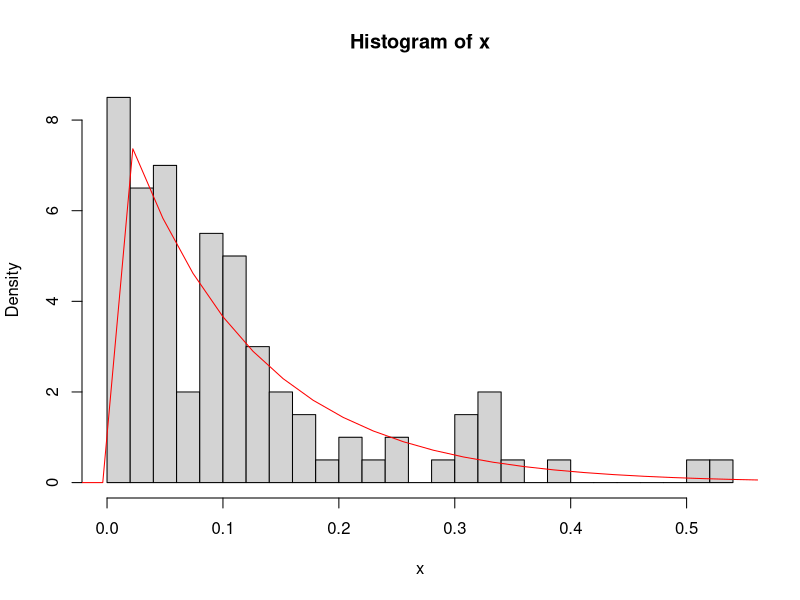
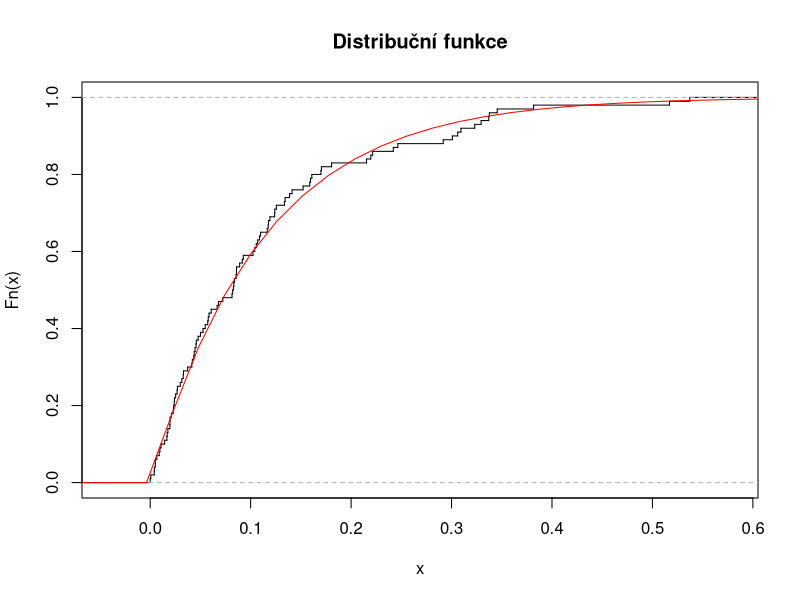
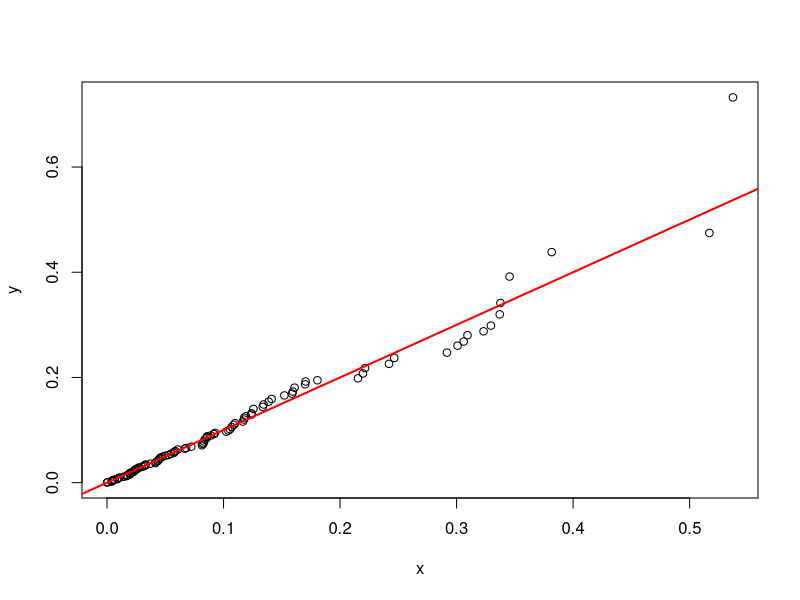
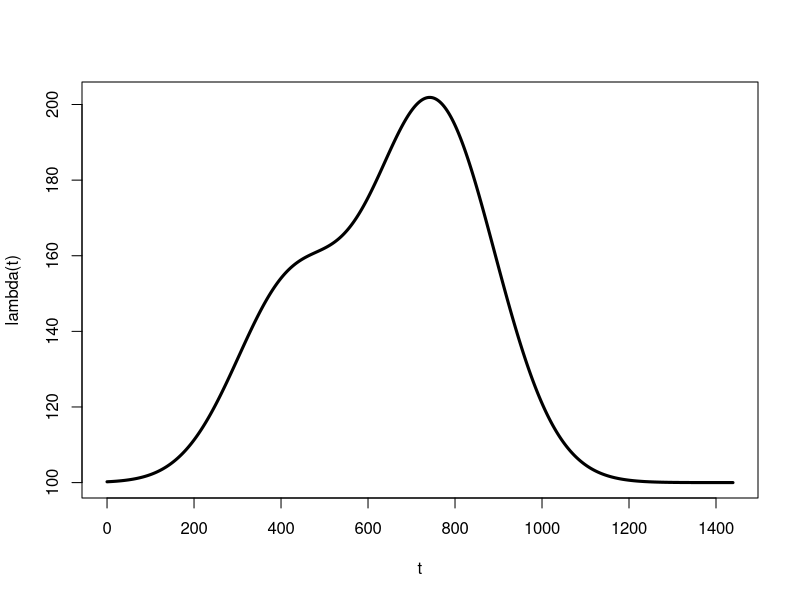
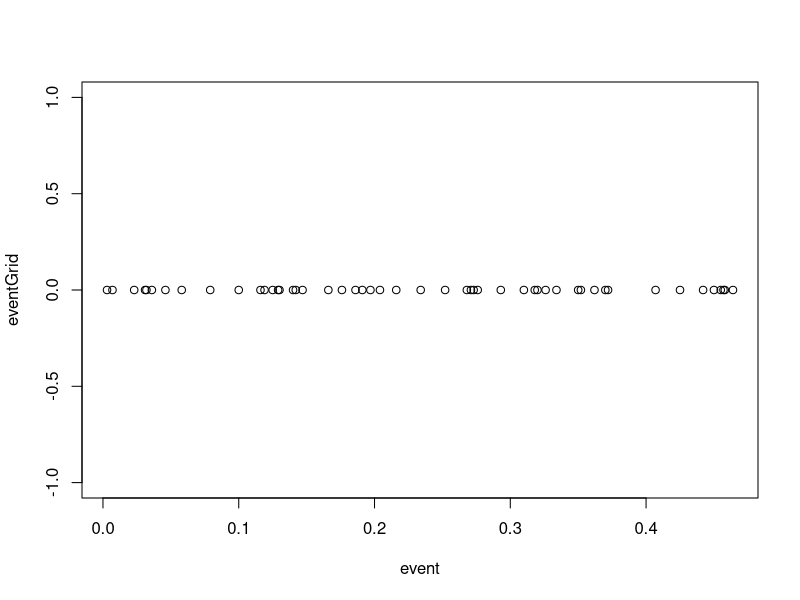
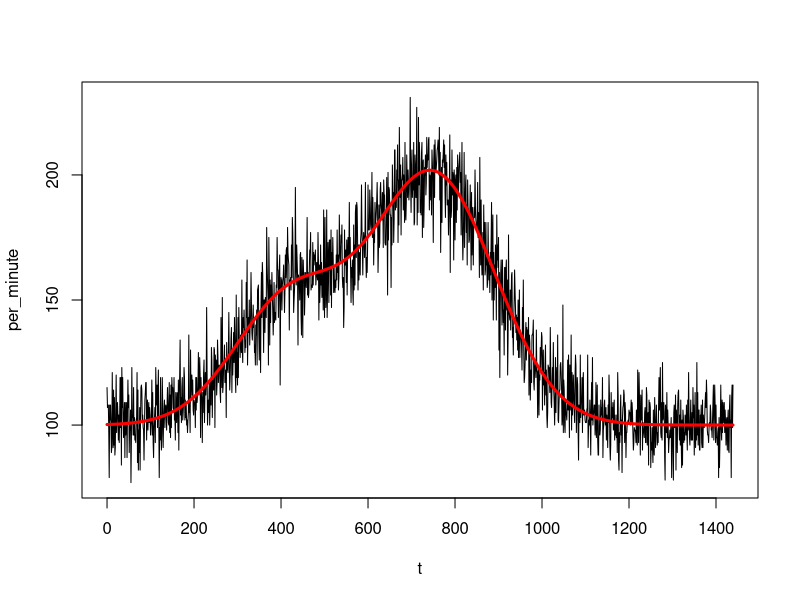
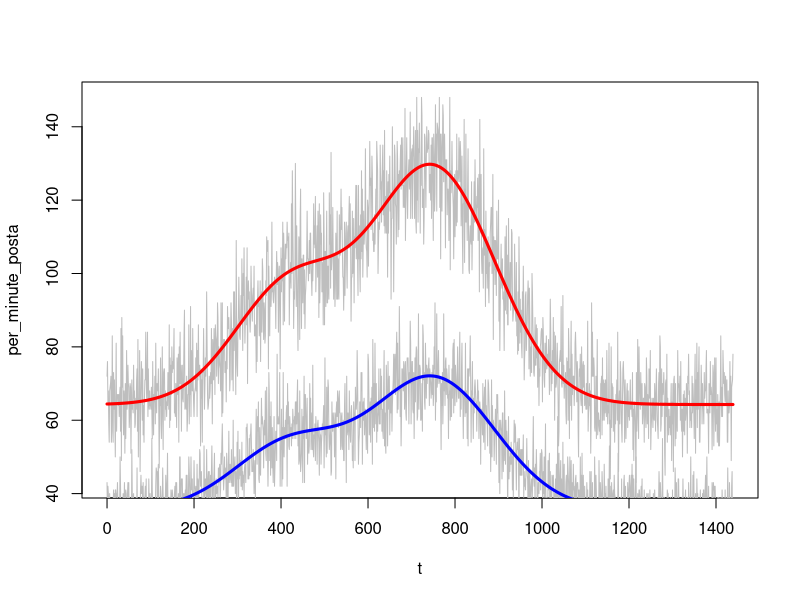

The R source for these figures, in order:
# http://en.wikipedia.org/wiki/Exponential_distribution#Generating_exponential_variates
K = 5 # jmeno
L = 9 # prijmeni
n = K*20
u=runif(n, min=0, max=1) # Generuje n náhodných hodnot z UNIF(0,1)
x=-log(1-u)/L # Exp rozdělení z rovnoměrného inverzní distr. fcí.

#################################################################
# 1.2
#hist(u)
hist(x, breaks=5*K, freq=FALSE) # Histogram našich hodnot
#help(hist) freq --> logical;
#if TRUE, the histogram graphic is a representation of frequencies, the counts component of the result;
#if FALSE, probability densities, component density, are plotted (so that the histogram has a total area of one).
xWidth=max(x)-min(x) # Rozpětí hodnot
xGrid=seq(min(x)-0.2*xWidth,max(x)+0.2*xWidth,length=30) # vytvoří hodnoty kvantilů (?)
lines (xGrid,dexp(xGrid, rate=L), col='red') # přiloží graf hustoty k histogramu

################################################################
# 1.3
plot(ecdf(x), verticals=TRUE, do.points = FALSE, main="Distribuční funkce") # Opsáno ze zadáni, graf emp. exp. fce
lines (xGrid,pexp(xGrid, rate = L), col='red')  # přiloží graf teoretické fce

################################################################
# 1.4
y=rexp(1000, rate=L) # hodnoty ze stejného rozdělení jako se kterým porovnáváme
qqplot(x, y)
abline(0,1, col='red', lwd=2)
#Pokud jsou hodnoty obou rozdělení stejné, ležely by na červená čáře. Hodnoty nejdál od čáry se nejvíce vychylují.

###############################################################
# 2.1
lambda = function(t) { 100 + 50*exp(-(t - 420)^2/(3600*L)) + 100*exp(-(L*(-30*L+t-480)^2)/360000)}
t=seq(0,24*60-1)                                   #Počet minut ve dnu, počítáno od nuly
# !!! V zadání je 50*exp, v příkladu je 50/exp !!!
plot (t,lambda(t), lty="solid", lwd=3, type='l')   # Vykreslení lambdy (type je malý L, ne jednička)

###############################################################
# 2.2
# Sestrojíme K*10 hodnot z exp rozdělení pro dané lambda
event = numeric(K*10)             # Pole událostí
delta = 1 / 1000                  # Delta t
tau   = 0                         # Aktuální bod na časové ose
i     = 1                         # Index

# Cyklus simuluje ubíhající čas (po skocích delta) a na základě funkce lambda generuje příchod zákazníka
while (i<=K*10) {
  current_time = tau %/% 1        # Přiřadíme t dolní celou část tau 
  tau = tau + delta               # Tau zvýšíme o delta t
  rand = runif(1, min=0, max=1)   # Náhodná hodnota
  if (rand < lambda(current_time) * delta) {
    event[i] = tau                # S danou pravděpodobností nastane událost
    i = i + 1                     # Zvýšíme index
  }
}

eventGrid = numeric(K*10)         # Mřížka nul pro vykreslení grafu
plot (event, eventGrid)           # Vykreslení grafu časů příchodů

#################################################################
# 2.3

per_minute = numeric(24*(60))    # Vektor uschovávající počet příchodů za minutu
delta      = 1 / 1000             # Delta t
j          = 0                    # Index
tau        = 0                    # Aktuální bod na časové ose

# Bacha běží to fakt dlouho, nezvyšujte moc deltu !!!
# Cyklus simuluje ubíhající čas (po skocích delta) a zvyšuje četnost příchodu na základě fce lambda
# Četnost výskytů se akumuluje do "binů" šířky jedné minuty
while (j<24*60) {
  j = tau %/% 1                   # Přiřadíme j dolní celou část tau 
  tau = tau + delta               # Tau zvýšíme o delta t
  rand = runif(1, min=0, max=1)   # Náhodná hodnota
  if (rand < lambda(j) * delta) { # S danou pravděpodobností nastane událost
    per_minute[j+1] = per_minute[j+1] + 1
  }
}

write(per_minute, file = "per_minute.txt", ncolumns = 1, append = FALSE)

# Doporučovaný histogram nepotřebuju, mám hodnoty v per_minute
plot (t,per_minute, lwd=1, type='l')   # Vykreslí experimentálně zjištěná data
lines (t,lambda(t), lwd=3, col='red')  # Přiloží graf teoretické fce



############################################################################
# 3
kuryr = K/(K+L)                   # Pravděpodobnost, že si vezmou kurýra
per_minute_kuryr = numeric(24*60) # Vektor uschovávající počet odvozů kurýrem

i = 1                             # Index
# Cyklus prochází všechny minutové výskyty a spočíta pravděpodobnosti, že zákazník použije kurýra
while (i<=24*60) {
  j = 1                           # Index
  while (j<=per_minute[i]) {
    rand = runif(1, min=0, max=1) # Náhodná hodnota
    if (rand < kuryr) {           # S danou pravděpodobností zvolí kurýra
      per_minute_kuryr[i] = per_minute_kuryr[i] + 1
    }
    j = j + 1
  }
  i = i + 1
}

per_minute_posta = per_minute - per_minute_kuryr  # Jednoduchý doplněk

write(per_minute_kuryr, file = "per_minute_kuryr.txt", ncolumns = 1, append = FALSE)
write(per_minute_posta, file = "per_minute_posta.txt", ncolumns = 1, append = FALSE)

plot  (t,per_minute_posta,    lwd=1, col='grey', type='l') # Vykreslí experimentálně zjištěná data
lines (t,lambda(t)*(1-kuryr), lwd=3, col='red')            # Přiloží graf teoretické fce

lines (t,per_minute_kuryr, lwd=1, col='grey', type='l')    # Vykreslí experimentálně zjištěná data
lines (t,lambda(t)*kuryr,  lwd=3, col='blue')              # Přiloží graf teoretické fce